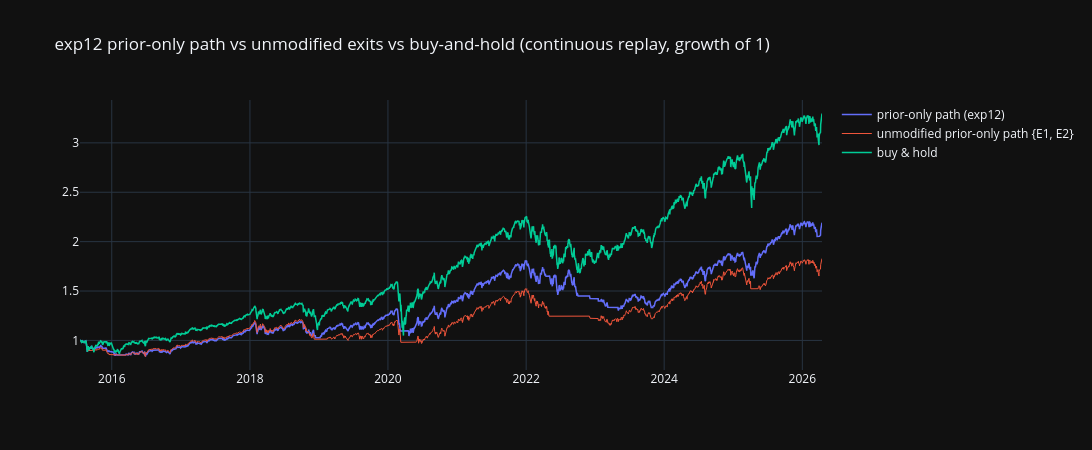

Source (notebook cell):
### Code cell
# CREATE A FIGURE OF THE PRIOR-ONLY PATH vs THE UNMODIFIED PATH vs BUY AND HOLD (GROWTH OF 1)
fig = go.Figure()
fig.add_trace(go.Scatter(x=path_equity_pdf["date"], y=path_equity_pdf["equity"] / config.INITIAL_CAPITAL, name="prior-only path (exp12)", line={"width": 1.5}))
fig.add_trace(go.Scatter(x=unmodified_prior_dict["simulation_dict"]["daily_equity_pdf"]["date"], y=unmodified_prior_dict["simulation_dict"]["daily_equity_pdf"]["equity"] / config.INITIAL_CAPITAL,
                         name="unmodified prior-only path {E1, E2}", line={"width": 1.0}))
fig.add_trace(go.Scatter(x=buy_hold_equity_pdf["date"], y=buy_hold_equity_pdf["equity"] / config.INITIAL_CAPITAL, name="buy & hold", line={"width": 1.5}))
fig.update_layout(template="plotly_dark", width=1100, height=450, title="exp12 prior-only path vs unmodified exits vs buy-and-hold (continuous replay, growth of 1)")
fig.show()

### Figure 1 — Plotly figure (JSON) as saved in the notebook; plotly's stock layout.template omitted (floating-point values rounded to 4 significant figures; data arrays with more than 128 entries replaced by an {"elided": "..."} marker saying what was removed)
{"data": [{"line": {"width": 1.5}, "name": "prior-only path (exp12)", "type": "scatter", "x": {"elided": "2702 str values"}, "y": {"elided": "2702 float values"}}, {"line": {"width": 1.0}, "name": "unmodified prior-only path {E1, E2}", "type": "scatter", "x": {"elided": "2702 str values"}, "y": {"elided": "2702 float values"}}, {"line": {"width": 1.5}, "name": "buy & hold", "type": "scatter", "x": {"elided": "2702 str values"}, "y": {"elided": "2702 float values"}}], "layout": {"height": 450, "title": {"text": "exp12 prior-only path vs unmodified exits vs buy-and-hold (continuous replay, growth of 1)"}, "width": 1100}}
